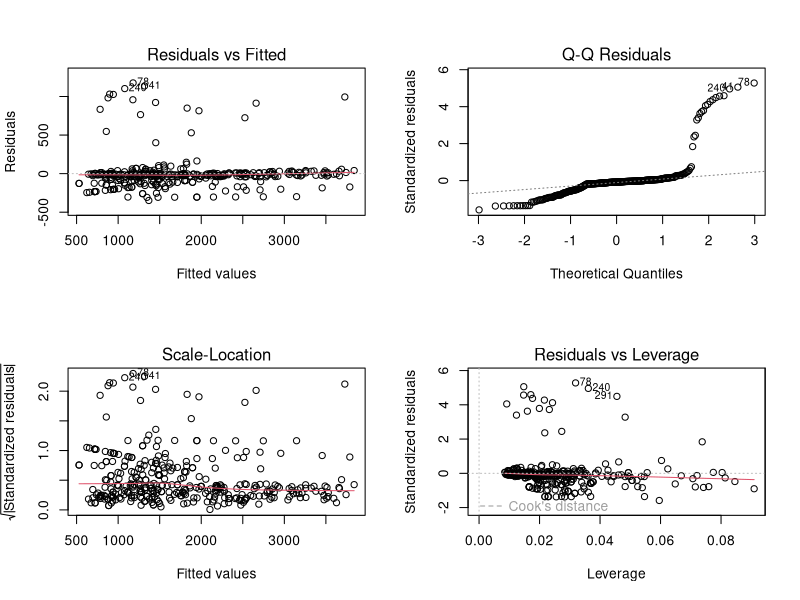
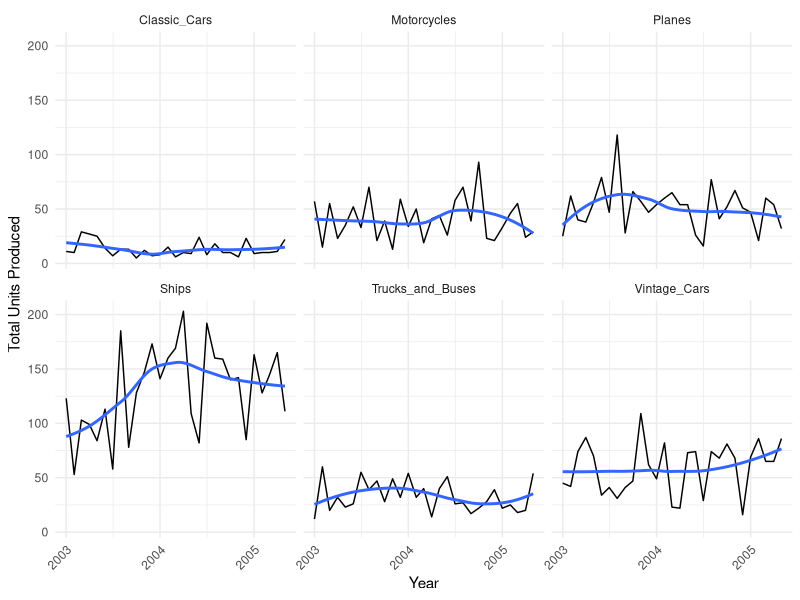
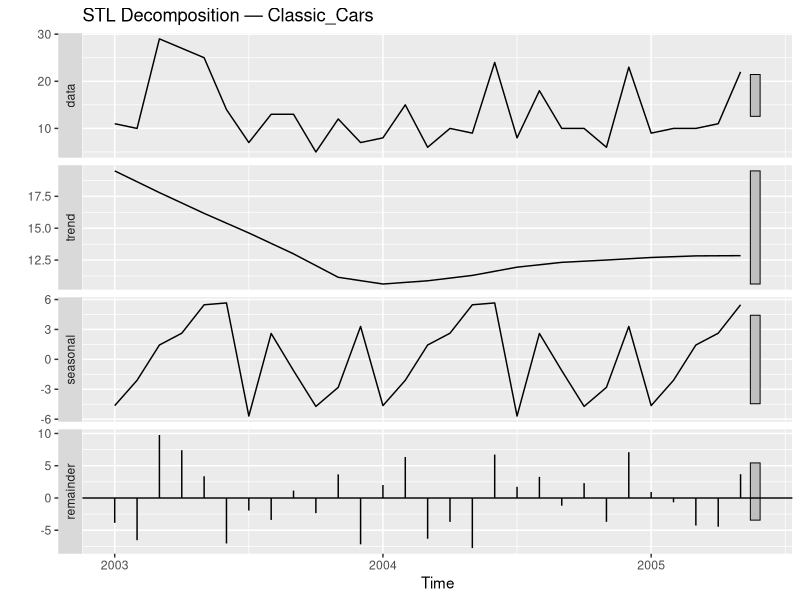
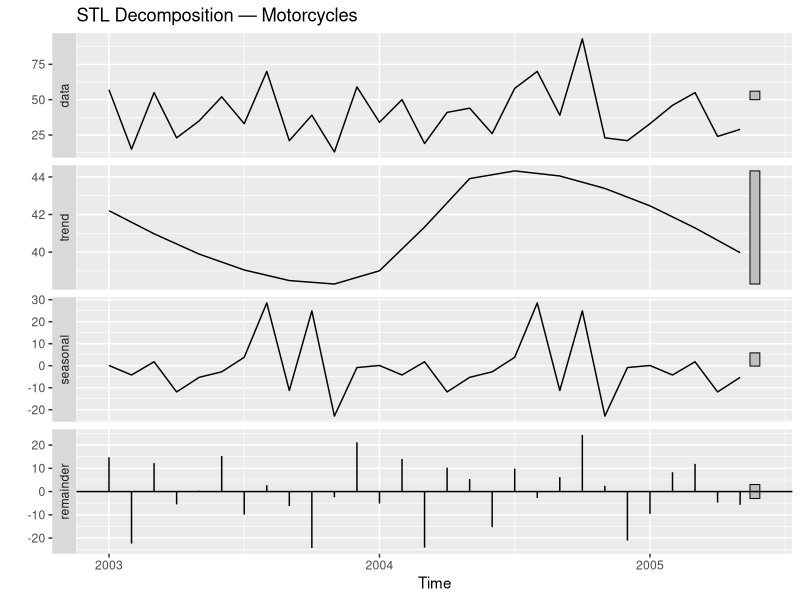
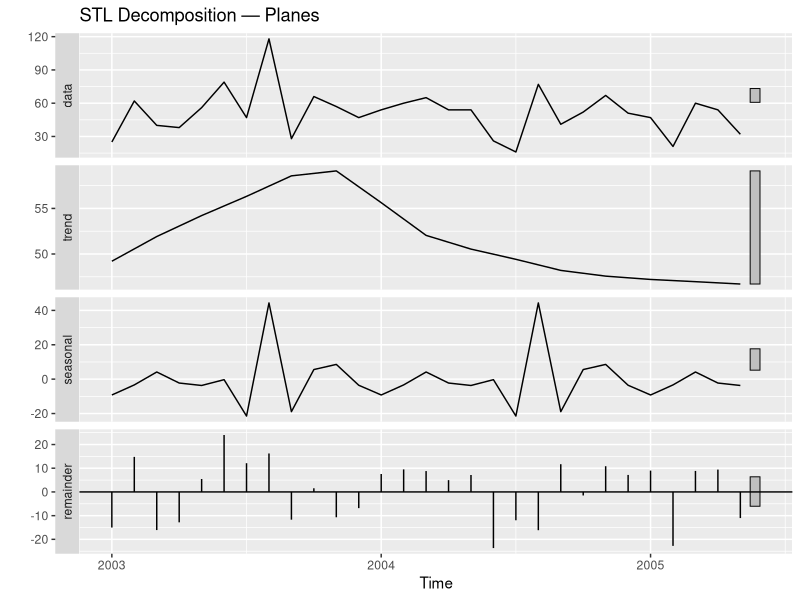
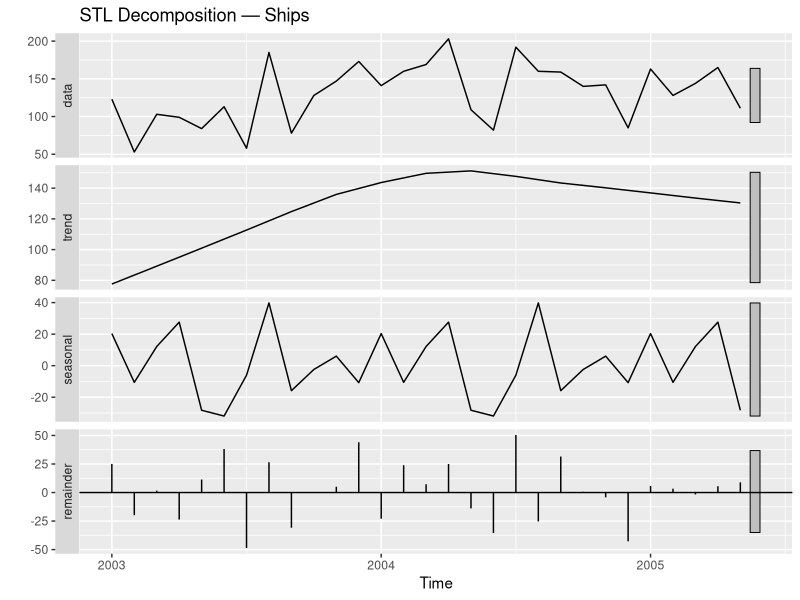
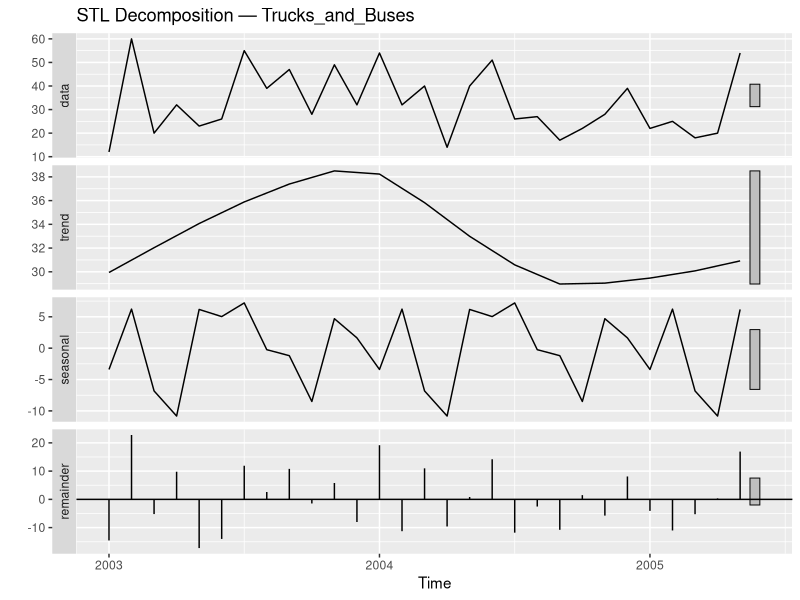
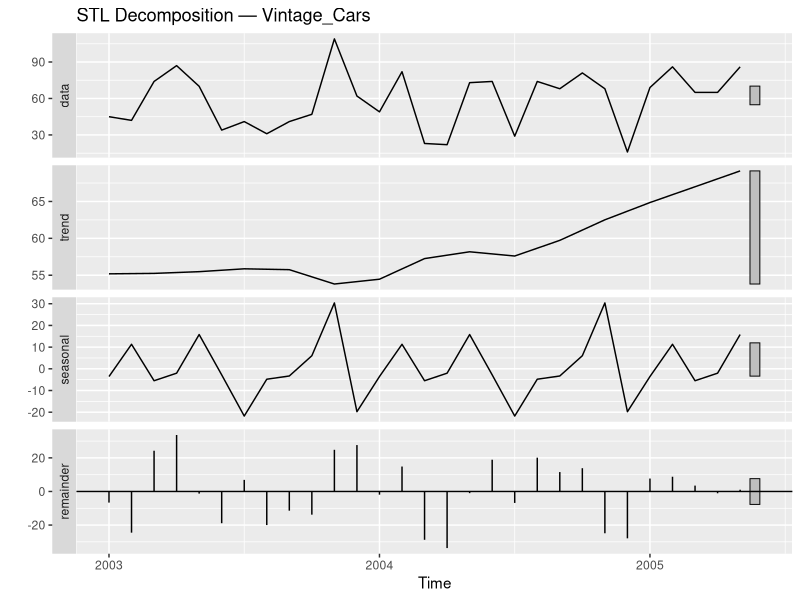

These charts were generated, in order, by the following R code:
## ---- chunk 1
library(readr)
library(tidyverse)
library(lubridate)
library(car)
library(MASS)
library(ggplot2)
library(dplyr)
library(forecast)
## ---- chunk 2
# Import production data, convert weeks into date datatype
production_data <- read_csv('CSV/weekly_factory_production.csv',
                            col_types = cols(
                              week = col_date(format = "%Y-%m-%d")))

# Import sales data, Convert N/A values back to North America, and convert date into date datatype
sales_data <- read_csv("CSV/sales_data_sample_cleaned.csv")
sales_data$TERRITORY[is.na(sales_data$TERRITORY)] <- "NA"
sales_data$ORDERDATE <- mdy(sales_data$ORDERDATE)

## ---- chunk 3
# Inspect data types
print("Inspect Data Types")
str(production_data)

# Observe Descriptive Statistics
print("Summarize Data Statistics")
summary(production_data)

# Verify missing values. If present, resolve conflict.
print("Verify Missing Values")
colSums((is.na(production_data)))

## ---- chunk 4

# Implement a Month column displaying the month and year for aggregation and visualization
production_data$Month <- format(production_data$week, "%Y-%m")
# Create a Month_Ordered Column containing the month and year combined. Will be used for future aggregations
sales_data$MONTH_ORDERED <- format(sales_data$ORDERDATE, "%Y-%m")

# Rename all columns to exclude spaces
production_data <- production_data %>%
  rename(
     "Classic_Cars" = `Classic Cars`,
     "Trucks_and_Buses" = `Trucks and Buses`,
     "Vintage_Cars" = `Vintage Cars` 
  )

sales_data <- sales_data %>%
  mutate(PRODUCTLINE = gsub(" ", "_", PRODUCTLINE))


# Calculate total production
production_data$TOTAL_UNITS <- production_data$Classic_Cars + production_data$Motorcycles + production_data$Planes +
  production_data$Ships + production_data$Trucks_and_Buses + production_data$Vintage_Cars

# We need to know the rough cost to produce individual products. Calculate the Cost Per Unit (CPU) by dividing the total sales by the total units.
production_data$`AGGREGATE_CPU` <- production_data$weekly_cost / production_data$TOTAL_UNITS

# The outlier column indicates sections of weekly cost data that deviates from the norm. Create a flag column with 1 indicating that the row has outlieing data
production_data$outlier_flag <- if_else(production_data$outlier > 0, 1, 0)

## ---- chunk 5
# Crate a long format of production data
weekly_productions_by_productline <- production_data %>% 
  group_by(Month) %>%
  pivot_longer(
    cols = c(Classic_Cars,Motorcycles, Planes, Ships, Trucks_and_Buses, Vintage_Cars),
    names_to = "PRODUCTLINE",
    values_to = "UNITS_PRODUCED"
  )
# Calculate product costs
weekly_productions_by_productline$AGG_PRODUCT_COSTS <- weekly_productions_by_productline$`AGGREGATE_CPU`* weekly_productions_by_productline$UNITS_PRODUCED

weekly_productions_by_productline
## ---- chunk 6
# Include the factory and outliers for the regression

Master_Regression <- lm(weekly_cost ~ Classic_Cars + Motorcycles + Planes + Ships + 
                  Trucks_and_Buses + Vintage_Cars + factor(factory_id), 
                  data = production_data,
                  weights = if_else(production_data$outlier == 0, 1, 0))
summary(Master_Regression)
par(mfrow=c(2,2))
plot(Master_Regression)
par(mfrow=c(1,1))
## ---- chunk 7
 
# Assign predicted coefficients of regression model to long format model
reg_coeffs <- coef(Master_Regression)
#Clean up the back ticks generated in production line names
names(reg_coeffs) <- gsub("`","", names(reg_coeffs))
# Define the base production intercept
base_intercept <- reg_coeffs["(Intercept)"]

# Implement regression calculated product cost per unit
weekly_productions_by_productline <- weekly_productions_by_productline %>%
  mutate(
    REGRESSION_CPU = ifelse(UNITS_PRODUCED > 0,
                            reg_coeffs[PRODUCTLINE],
                            0)
    )

# add intercepts based on factory id_ factory 0 is base ID
weekly_productions_by_productline <- weekly_productions_by_productline %>%
  mutate(
    REG_FACTORY_BASE_COST = base_intercept + case_when(
      factory_id == 1 ~ reg_coeffs["factor(factory_id)1"],
      factory_id == 2 ~ reg_coeffs["factor(factory_id)2"],
      TRUE            ~ 0 # This handles Factory 0
    )
  )
# add regression product costs
weekly_productions_by_productline$REG_TTL_PROD_COST_NO_BASE <- weekly_productions_by_productline$REGRESSION_CPU * weekly_productions_by_productline$UNITS_PRODUCED

weekly_productions_by_productline
## ---- chunk 8
# condense the data by month and product line
monthly_productions_factory_X_productline <- weekly_productions_by_productline %>%
  group_by(Month, PRODUCTLINE, factory_id) %>%
  summarise(
    TOTAL_UNITS_PRODUCED = sum(UNITS_PRODUCED),
    .groups = "drop"
  ) %>% filter(TOTAL_UNITS_PRODUCED != 0)
# Implement regression calculated product cost per unit
monthly_productions_factory_X_productline <- monthly_productions_factory_X_productline %>%
  mutate(
    REGRESSION_CPU = ifelse(TOTAL_UNITS_PRODUCED > 0,
                            reg_coeffs[PRODUCTLINE],
                            0)
    )

# add intercepts based on factory id_ factory 0 is base ID
monthly_productions_factory_X_productline <-monthly_productions_factory_X_productline %>%
  mutate(
    REG_FACTORY_BASE_COST = base_intercept + case_when(
      factory_id == 1 ~ reg_coeffs["factor(factory_id)1"],
      factory_id == 2 ~ reg_coeffs["factor(factory_id)2"],
      TRUE            ~ 0 # This handles Factory 0
    )
  )
# add regression product costs without base
monthly_productions_factory_X_productline$REG_PROD_COST_NO_BASE <-monthly_productions_factory_X_productline$REGRESSION_CPU * monthly_productions_factory_X_productline$TOTAL_UNITS_PRODUCED
# add regression product costs with base
monthly_productions_factory_X_productline$AVG_PRODUCTION_COST_W_BASE <- monthly_productions_factory_X_productline$REGRESSION_CPU *
  monthly_productions_factory_X_productline$TOTAL_UNITS_PRODUCED + 
  monthly_productions_factory_X_productline$REG_FACTORY_BASE_COST

monthly_productions_factory_X_productline

## ---- chunk 9
#Calculate average price by product type- used for product monthly data
monthly_sales_by_productline <- sales_data %>%
  group_by(MONTH_ORDERED, PRODUCTLINE) %>%
  summarise(
    MIN_PRICE_SOLD = min(PRICEEACH, na.rm = TRUE),
      AVG_PRICE_SOLD = mean(PRICEEACH, na.rm = TRUE),
    MAX_PRICE_SOLD = max(PRICEEACH, na.rm = TRUE),
    AVG_SHIPPED_PER_ORDER = mean(QUANTITYORDERED, na.rm = TRUE),
    TOTAL_SHIPPED = sum(QUANTITYORDERED, na.rm = TRUE),
    TOTAL_SALES = sum(SALES)
  )
monthly_sales_by_productline
## ---- chunk 10
# Implement a Full join of the condensed production data and sales data
Final_SalesXProduction_Productline <- monthly_productions_factory_X_productline %>%
  full_join(monthly_sales_by_productline,
            by = c("Month" = "MONTH_ORDERED","PRODUCTLINE"))
# Calculate profits per product
Final_SalesXProduction_Productline$MIN_PRODUCT_PROFIT <- Final_SalesXProduction_Productline$MIN_PRICE_SOLD - Final_SalesXProduction_Productline$REGRESSION_CPU
Final_SalesXProduction_Productline$AVG_PRODUCT_PROFIT <- Final_SalesXProduction_Productline$AVG_PRICE_SOLD - Final_SalesXProduction_Productline$REGRESSION_CPU
Final_SalesXProduction_Productline$Max_PRODUCT_PROFIT <- Final_SalesXProduction_Productline$MAX_PRICE_SOLD - Final_SalesXProduction_Productline$REGRESSION_CPU
            
# Add Average Revenue per product
Final_SalesXProduction_Productline$MIN_TOTAL_REVENUE <- Final_SalesXProduction_Productline$TOTAL_SHIPPED * Final_SalesXProduction_Productline$MIN_PRICE_SOLD
Final_SalesXProduction_Productline$AVG_TOTAL_REVENUE <- Final_SalesXProduction_Productline$TOTAL_SHIPPED * Final_SalesXProduction_Productline$AVG_PRICE_SOLD
Final_SalesXProduction_Productline$MAX_TOTAL_REVENUE <- Final_SalesXProduction_Productline$TOTAL_SHIPPED * Final_SalesXProduction_Productline$MAX_PRICE_SOLD
# Add average profit 
Final_SalesXProduction_Productline$MIN_TOTAL_PROFIT <- Final_SalesXProduction_Productline$MIN_TOTAL_REVENUE - Final_SalesXProduction_Productline$AVG_PRODUCTION_COST_W_BASE
Final_SalesXProduction_Productline$AVG_TOTAL_PROFIT <- Final_SalesXProduction_Productline$AVG_TOTAL_REVENUE - Final_SalesXProduction_Productline$AVG_PRODUCTION_COST_W_BASE
Final_SalesXProduction_Productline$MAX_TOTAL_PROFIT <- Final_SalesXProduction_Productline$MAX_TOTAL_REVENUE - Final_SalesXProduction_Productline$AVG_PRODUCTION_COST_W_BASE
Final_SalesXProduction_Productline$ACTUAL_TOTAL_PROFIT <- Final_SalesXProduction_Productline$TOTAL_SALES - Final_SalesXProduction_Productline$AVG_PRODUCTION_COST_W_BASE

Final_SalesXProduction_Productline
## ---- chunk 11
# Aggregate the monthly data
#predicted weekly costs
production_data$PREDICTED_WEEKLY_COST <- predict(Master_Regression, newdata = production_data)

Summary_Monthly_Data <- production_data %>%
  group_by(Month) %>%
  summarise(
    MONTHLY_PRODUCTION  = sum(TOTAL_UNITS),
    ACTUAL_MONTHLY_COST = sum(weekly_cost),
    PRED_MONTHLY_COST   = sum(PREDICTED_WEEKLY_COST),
    #Actual Cost Per Unit
    ACTUAL_AVG_CPU      = ACTUAL_MONTHLY_COST / MONTHLY_PRODUCTION,
    # Predicted Cost Per Unit
    REGRESSION_AVG_CPU  = PRED_MONTHLY_COST / MONTHLY_PRODUCTION,
    CPU_VARIANCE        = ACTUAL_AVG_CPU - REGRESSION_AVG_CPU
  )
Summary_Monthly_Data
## ---- chunk 12
#Calculate average price by month - used for monthly data
Monthly_Sales_Data <- sales_data %>%
  group_by(MONTH_ORDERED) %>%
  summarise(
    MIN_PRICE_SOLD = min(PRICEEACH, na.rm = TRUE),
    AVG_PRICE_SOLD = mean(PRICEEACH, na.rm = TRUE),
    MAX_PRICE_SOLD = max(PRICEEACH, na.rm = TRUE),
    AVG_SHIPPED_PER_ORDER = mean(QUANTITYORDERED, na.rm = TRUE),
    TOTAL_SHIPPED = sum(QUANTITYORDERED, na.rm = TRUE),
    TOTAL_SALES = sum(SALES)
  )

Monthly_Sales_Data
## ---- chunk 13
# FUll join of sales and production
Final_SalesXProduction_Month <- Summary_Monthly_Data %>%
  full_join(Monthly_Sales_Data,
            by = c("Month" = "MONTH_ORDERED"))
# Ensure Dates are date data types
Final_SalesXProduction_Productline$Month <- ym(Final_SalesXProduction_Productline$Month)

# Calculate profits per product
Final_SalesXProduction_Month$MIN_PRODUCT_PROFIT <- Final_SalesXProduction_Month$MIN_PRICE_SOLD - Final_SalesXProduction_Month$REGRESSION_AVG_CPU
Final_SalesXProduction_Month$AVG_PRODUCT_PROFIT <- Final_SalesXProduction_Month$AVG_PRICE_SOLD - Final_SalesXProduction_Month$REGRESSION_AVG_CPU
Final_SalesXProduction_Month$Max_PRODUCT_PROFIT <- Final_SalesXProduction_Month$MAX_PRICE_SOLD - Final_SalesXProduction_Month$REGRESSION_AVG_CPU

#add Revenue
Final_SalesXProduction_Month$MIN_TOTAL_REVENUE <- Final_SalesXProduction_Month$TOTAL_SHIPPED * Final_SalesXProduction_Month$MIN_PRICE_SOLD
Final_SalesXProduction_Month$AVG_TOTAL_REVENUE <- Final_SalesXProduction_Month$TOTAL_SHIPPED * Final_SalesXProduction_Month$AVG_PRICE_SOLD
Final_SalesXProduction_Month$MAX_TOTAL_REVENUE <- Final_SalesXProduction_Month$TOTAL_SHIPPED * Final_SalesXProduction_Month$MAX_PRICE_SOLD

#add profit
Final_SalesXProduction_Month$MIN_TOTAL_PROFIT <- Final_SalesXProduction_Month$MIN_TOTAL_REVENUE - Final_SalesXProduction_Month$ACTUAL_MONTHLY_COST
Final_SalesXProduction_Month$AVG_TOTAL_PROFIT <- Final_SalesXProduction_Month$AVG_TOTAL_REVENUE - Final_SalesXProduction_Month$ACTUAL_MONTHLY_COST
Final_SalesXProduction_Month$MAX_TOTAL_PROFIT <- Final_SalesXProduction_Month$MAX_TOTAL_REVENUE - Final_SalesXProduction_Month$ACTUAL_MONTHLY_COST
Final_SalesXProduction_Month$ACTUAL_TOTAL_PROFIT <- Final_SalesXProduction_Month$TOTAL_SALES - Final_SalesXProduction_Month$ACTUAL_MONTHLY_COST

Final_SalesXProduction_Month
## ---- chunk 14


## ---- chunk 15
# Ingore NA values from trains
clean_data <- Final_SalesXProduction_Productline %>%
  drop_na(Month, TOTAL_UNITS_PRODUCED)

ggplot(clean_data,
       aes(x = Month, y = TOTAL_UNITS_PRODUCED)) +
  geom_line() +
  geom_smooth(se = FALSE)+
  facet_wrap(~PRODUCTLINE) +
  scale_x_date(date_breaks = "1 year", date_labels = "%Y") +
  labs(x = "Year", y = "Total Units Produced")+
  theme_minimal() +
  theme(axis.text.x = element_text(angle = 45, hjust = 1))
## ---- chunk 16
production_model <- function(product_line) {
  # Create a productline time table
  submodel <- Final_SalesXProduction_Productline %>%
    filter(PRODUCTLINE == product_line) %>%
    arrange(Month)
  
  # Build Time Series object
  ts_submodel <-ts(submodel$TOTAL_UNITS_PRODUCED,
                   start = c(year(min(submodel$Month)),
                             month(min(submodel$Month))),
                   frequency = 12)
  
  fit <- stl(ts_submodel, s.window = "period")
  autoplot(fit)+
  ggtitle(paste("STL Decomposition —", product_line))
}
#Run all forecasts
product_lines <- unique(Final_SalesXProduction_Productline$PRODUCTLINE)
product_lines <- product_lines[product_lines != "Trains"]
results <- map(product_lines, production_model)
results <- results[!sapply(results, is.null)]
results

## ---- chunk 17
production_model <- function(product_line) {
  # Create a productline time table
  submodel <- Final_SalesXProduction_Productline %>%
    filter(PRODUCTLINE == product_line) %>%
    arrange(Month) %>%
  # Fill in missing order points with 0's
    tidyr::complete(
      Month = seq.Date(min(Month), max(Month), by = "month"),
      fill = list(TOTAL_UNITS_PRODUCED = 0)
    )
  
  # Build Time Series object
  ts_submodel <-ts(submodel$TOTAL_UNITS_PRODUCED,
                   start = c(year(min(submodel$Month)),
                             month(min(submodel$Month))),
                   frequency = 12)
  last_date <- max(submodel$Month)
  target_end <- as.Date("2006-01-01")
  h <- interval(last_date, target_end) %/% months(1)
  
  ets_auto <- ets(ts_submodel)
  forecast_ets_auto <- forecast(ets_auto, h = h)
  
  arima_auto <- auto.arima(ts_submodel)
  forecast_arima <- forecast(arima_auto, h = h)
  
  lm_model <- tslm(ts_submodel ~ trend + season)
  forecast_lm <- forecast(lm_model, h = h)
  
  stl_fit <- stl(ts_submodel, s.window = "period")
  stl_forecast <- forecast(stl_fit, h = h)
  
   stl_forecast <- tryCatch(
    stlf(ts_submodel, h = h),
    error = function(e) NULL
  )
  
  accuracy_table <- list(
    ETS_Auto = accuracy(forecast_ets_auto)[1,],
    ARIMA = accuracy(forecast_arima)[1,],
    Linear_Regression = accuracy(forecast_lm)[1,]
  )
  if (!is.null(stl_forecast)) {
    accuracy_table$STL <- accuracy(stl_forecast)[1,]
  }
  
  accuracy_table <- round(do.call(rbind, accuracy_table), 2)
  cat("\n===", product_line, "===\n")
  print(accuracy_table)
}

product_lines <- unique(Final_SalesXProduction_Productline$PRODUCTLINE)
results <- map(product_lines, production_model)
product_lines <- product_lines[product_lines != "Trains"]
results <- results[!sapply(results, is.null)]

## ---- chunk 18
forecast_production <- function(product_line) {
  submodel <- Final_SalesXProduction_Productline %>%
    filter(PRODUCTLINE == product_line) %>%
    arrange(Month) %>%
    # Fill in missing order points with 0's
    tidyr::complete(
      Month = seq.Date(min(Month), max(Month), by = "month"),
      fill = list(TOTAL_UNITS_PRODUCED = 0)
    )
  
  ts_submodel <- ts(submodel$TOTAL_UNITS_PRODUCED,
                 start = c(year(min(submodel$Month)),
                           month(min(submodel$Month))),
                 frequency = 12)
  # Calculate Time series ranges
  last_date <- max(submodel$Month)
  target_end <- as.Date("2005-12-31")
  h <- interval(last_date, target_end) %/% months(1)
  
  # Use different series depending num months in dataset

  stl_model <- stl(ts_submodel, s.window = "periodic")
  ts_forecast <- forecast(stl_model, h=h) 
  
  # Add a floor of 0 to reduce negative forecasting
  ts_forecast$lower[ts_forecast$lower < 0] <- 0
  
  # Display forecasting data
  cat("\n===", product_line, "===\n")
  print(ts_forecast)
  
  #plot the forecast
  autoplot(ts_forecast) +
    ggtitle(paste(product_line, "Orders Forecast"))
  
}

#Run all forecasts
product_lines <- unique(Final_SalesXProduction_Productline$PRODUCTLINE)
product_lines <- product_lines[product_lines != "Trains"]
#Map the products to the function
results <- map(product_lines, forecast_production)
results

## ---- chunk 19
fmt_dollar <- function(x) paste0("$", format(round(x), big.mark = ","))

historical_profit <- Final_SalesXProduction_Productline %>%
  filter(!is.na(TOTAL_SALES), !is.na(AVG_PRODUCTION_COST_W_BASE)) %>%
  mutate(actual_profit = TOTAL_SALES - AVG_PRODUCTION_COST_W_BASE) %>%
  group_by(PRODUCTLINE) %>%
  summarise(
    months_observed    = n(),
    total_profit       = sum(actual_profit, na.rm = TRUE),
    avg_monthly_profit = mean(actual_profit, na.rm = TRUE),
    .groups = "drop"
  ) %>%
  arrange(desc(total_profit))

historical_profit$total_profit       <- fmt_dollar(historical_profit$total_profit)
historical_profit$avg_monthly_profit <- fmt_dollar(historical_profit$avg_monthly_profit)
colnames(historical_profit) <- c("Product Line", "Months Observed",
                                  "Total Historical Profit", "Avg Monthly Profit")
print(historical_profit, row.names = FALSE)
## ---- chunk 20
profit_per_unit <- Final_SalesXProduction_Productline %>%
  filter(!is.na(TOTAL_SALES),
         !is.na(AVG_PRODUCTION_COST_W_BASE),
         !is.na(TOTAL_UNITS_PRODUCED),
         TOTAL_UNITS_PRODUCED > 0) %>%
  mutate(
    actual_profit = TOTAL_SALES - AVG_PRODUCTION_COST_W_BASE,
    ppu           = actual_profit / TOTAL_UNITS_PRODUCED
  ) %>%
  group_by(PRODUCTLINE) %>%
  summarise(
    avg_profit_per_unit = mean(ppu, na.rm = TRUE),
    n_months            = n(),
    .groups = "drop"
  ) %>%
  arrange(desc(avg_profit_per_unit))

ppu_table <- profit_per_unit
ppu_table$avg_profit_per_unit <- fmt_dollar(ppu_table$avg_profit_per_unit)
colnames(ppu_table) <- c("Product Line", "Avg Profit Per Unit", "Months of Data")
print(ppu_table, row.names = FALSE)
## ---- chunk 21
plot_data <- Final_SalesXProduction_Productline %>%
  filter(!is.na(ACTUAL_TOTAL_PROFIT), !is.na(Month))

# Monthly profit over time by product line
ggplot(plot_data, aes(x = Month, y = ACTUAL_TOTAL_PROFIT / 1e3, color = PRODUCTLINE)) +
  geom_line() +
  geom_point(size = 1.5) +
  facet_wrap(~ PRODUCTLINE, scales = "free_y", ncol = 2) +
  scale_y_continuous(labels = scales::label_dollar(suffix = "K")) +
  scale_x_date(date_breaks = "6 months", date_labels = "%b %Y") +
  labs(title = "Monthly Actual Profit by Product Line (Jan 2003 - May 2005)",
       x     = NULL,
       y     = "Actual Profit (USD Thousands)") +
  theme_minimal() +
  theme(axis.text.x = element_text(angle = 45, hjust = 1),
        legend.position = "none",
        strip.text = element_text(face = "bold"))
profit_per_unit$PRODUCTLINE <- reorder(profit_per_unit$PRODUCTLINE,
                                        profit_per_unit$avg_profit_per_unit)

ggplot(profit_per_unit,
       aes(x = avg_profit_per_unit / 1e3, y = PRODUCTLINE, fill = PRODUCTLINE)) +
  geom_col(width = 0.6, show.legend = FALSE) +
  scale_x_continuous(labels = scales::label_dollar(suffix = "K")) +
  labs(title = "Average Profit Per Unit by Product Line",
       x     = "Avg Profit Per Unit (USD Thousands)",
       y     = NULL) +
  theme_minimal()
## ---- chunk 22
fc_store <- list()
pl_forecast <- unique(Final_SalesXProduction_Productline$PRODUCTLINE)
pl_forecast <- pl_forecast[pl_forecast != "Trains"]

for (pl in pl_forecast) {
  submodel <- Final_SalesXProduction_Productline %>%
    filter(PRODUCTLINE == pl) %>%
    arrange(Month) %>%
    tidyr::complete(
      Month = seq.Date(min(Month), max(Month), by = "month"),
      fill = list(TOTAL_UNITS_PRODUCED = 0)
    )

  ts_obj <- ts(submodel$TOTAL_UNITS_PRODUCED,
               start     = c(year(min(submodel$Month)), month(min(submodel$Month))),
               frequency = 12)

  last_date  <- max(submodel$Month)
  target_end <- as.Date("2005-12-31")
  h          <- lubridate::interval(last_date, target_end) %/% months(1)

  stl_model <- stl(ts_obj, s.window = "periodic")
  fc        <- forecast(stl_model, h = h)
  fc$lower[fc$lower < 0] <- 0

  fc_store[[pl]] <- fc
}
## ---- chunk 23
fmt_dollar <- function(x) paste0("$", format(round(x), big.mark = ","))

forecast_months <- seq(as.Date("2005-06-01"), as.Date("2005-12-01"), by = "month")
month_labels    <- format(forecast_months, "%b %Y")

fc_rows <- list()
for (pl in pl_forecast) {
  fc <- fc_store[[pl]]
  fc_rows[[pl]] <- data.frame(
    product_line = pl,
    month_label  = month_labels,
    forecast     = pmax(0, as.numeric(fc$mean)),
    lower80      = pmax(0, as.numeric(fc$lower[, 1])),
    upper80      = pmax(0, as.numeric(fc$upper[, 1]))
  )
}
fc_df <- do.call(rbind, fc_rows)

fc_profit <- merge(fc_df,
                   profit_per_unit[, c("PRODUCTLINE", "avg_profit_per_unit")],
                   by.x = "product_line", by.y = "PRODUCTLINE")

fc_profit$projected_profit <- fc_profit$forecast * fc_profit$avg_profit_per_unit
fc_profit$profit_lo80      <- fc_profit$lower80  * fc_profit$avg_profit_per_unit
fc_profit$profit_hi80      <- fc_profit$upper80  * fc_profit$avg_profit_per_unit
fc_profit$month_label      <- factor(fc_profit$month_label, levels = month_labels)

detail <- fc_profit[order(fc_profit$product_line, fc_profit$month_label),
                    c("product_line", "month_label", "forecast",
                      "avg_profit_per_unit", "projected_profit")]
detail$forecast            <- round(detail$forecast, 1)
detail$avg_profit_per_unit <- fmt_dollar(detail$avg_profit_per_unit)
detail$projected_profit    <- fmt_dollar(detail$projected_profit)
colnames(detail) <- c("Product Line", "Month", "Forecast Units",
                       "Avg Profit/Unit", "Projected Profit")
print(detail, row.names = FALSE)
## ---- chunk 24
profit_by_pl <- aggregate(
  cbind(total_units  = forecast,
        total_profit = projected_profit,
        lower_80     = profit_lo80,
        upper_80     = profit_hi80) ~ product_line,
  data = fc_profit, FUN = sum
)
profit_by_pl <- profit_by_pl[order(-profit_by_pl$total_profit), ]

pl_out <- profit_by_pl
pl_out$total_units  <- round(pl_out$total_units)
pl_out$total_profit <- scales::dollar(round(pl_out$total_profit))
pl_out$lower_80     <- scales::dollar(round(pl_out$lower_80))
pl_out$upper_80     <- scales::dollar(round(pl_out$upper_80))
colnames(pl_out) <- c("Product Line", "Total Forecast Units",
                       "Projected Profit", "80% CI Lower", "80% CI Upper")
print(pl_out, row.names = FALSE)
## ---- chunk 25
factory_map <- unique(Final_SalesXProduction_Productline[
  !is.na(Final_SalesXProduction_Productline$factory_id),
  c("PRODUCTLINE", "factory_id")
])
names(factory_map)[1] <- "product_line"
factory_map <- factory_map[!duplicated(factory_map$product_line), ]

fc_profit_factory <- merge(fc_profit, factory_map, by = "product_line", all.x = TRUE)
fc_profit_factory$factory_label <- paste0("Factory ", fc_profit_factory$factory_id)

profit_by_factory <- aggregate(
  cbind(total_profit = projected_profit,
        lower_80     = profit_lo80,
        upper_80     = profit_hi80) ~ factory_id,
  data = fc_profit_factory[!is.na(fc_profit_factory$factory_id), ],
  FUN = sum
)
factory_lines <- aggregate(product_line ~ factory_id, data = factory_map,
                            FUN = paste, collapse = ", ")
profit_by_factory <- merge(profit_by_factory, factory_lines, by = "factory_id")
profit_by_factory <- profit_by_factory[order(profit_by_factory$factory_id), ]

fac_out <- profit_by_factory
fac_out$total_profit <- scales::dollar(round(fac_out$total_profit))
fac_out$lower_80     <- scales::dollar(round(fac_out$lower_80))
fac_out$upper_80     <- scales::dollar(round(fac_out$upper_80))
colnames(fac_out) <- c("Factory", "Projected Profit",
                        "80% CI Lower", "80% CI Upper", "Product Lines")
print(fac_out[, c("Factory", "Product Lines",
                   "Projected Profit", "80% CI Lower", "80% CI Upper")],
      row.names = FALSE)
## ---- chunk 26
overall_profit <- sum(fc_profit$projected_profit, na.rm = TRUE)
overall_lo80   <- sum(fc_profit$profit_lo80,      na.rm = TRUE)
overall_hi80   <- sum(fc_profit$profit_hi80,      na.rm = TRUE)

fmt_dollar <- function(x) paste0("$", format(round(x), big.mark = ","))

cat("=== Company Total Projected Profit: Jun-Dec 2005 ===\n")
cat(sprintf("  Point Estimate : %s\n", fmt_dollar(overall_profit)))
cat(sprintf("  80%% CI Lower   : %s\n", fmt_dollar(overall_lo80)))
cat(sprintf("  80%% CI Upper   : %s\n", fmt_dollar(overall_hi80)))
## ---- chunk 27
ggplot(fc_profit, aes(x = month_label, y = projected_profit / 1e3,
                       fill = product_line)) +
  geom_col(width = 0.7) +
  scale_fill_brewer(palette = "Dark2") +
  scale_y_continuous(labels = scales::label_dollar(suffix = "K")) +
  labs(title   = "Projected Monthly Profit by Product Line (Jun-Dec 2005)",
       x       = NULL,
       y       = "Projected Profit (USD Thousands)",
       fill    = "Product Line",
       caption = "Forecasted units x average historical profit per unit") +
  theme_minimal() +
  theme(axis.text.x = element_text(angle = 30, hjust = 1))

profit_by_pl$product_line <- reorder(profit_by_pl$product_line,
                                      profit_by_pl$total_profit)

ggplot(profit_by_pl, aes(x = total_profit / 1e3, y = product_line,
                          fill = as.character(product_line))) +
  geom_col(width = 0.6, show.legend = FALSE) +
  scale_fill_brewer(palette = "Dark2") +
  scale_x_continuous(labels = scales::label_dollar(suffix = "K")) +
  labs(title   = "Total Projected Profit by Product Line (Jun-Dec 2005)",
       x       = "Total Projected Profit (USD Thousands)",
       y       = NULL,
       caption = paste0("Company Total: $", round(overall_profit / 1e3, 1))) +
  theme_minimal()

profit_factory_pl <- aggregate(projected_profit ~ factory_label + product_line,
                                data = fc_profit_factory[!is.na(fc_profit_factory$factory_id), ],
                                FUN = sum)

ggplot(profit_factory_pl, aes(x = factory_label, y = projected_profit / 1e3,
                               fill = product_line)) +
  geom_col(width = 0.6) +
  scale_fill_brewer(palette = "Dark2") +
  scale_y_continuous(labels = scales::label_dollar(suffix = "K")) +
  labs(title   = "Total Projected Profit by Factory and Product Line (Jun-Dec 2005)",
       x       = NULL,
       y       = "Projected Profit (USD Thousands)",
       fill    = "Product Line",
       caption = paste0("Company Total: $", round(overall_profit / 1e3, 1))) +
  theme_minimal()
